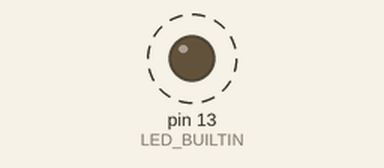
A sketch run on a simulated Arduino Uno, built with avr-gcc and run on an emulated ATmega328P. On the bench: output pins drawn as LEDs (lit = HIGH). Dashed ring = blinking.

Above: at 0.6 s.
Timing chart, 0 to 5.9 s (numbered marks = the images above):
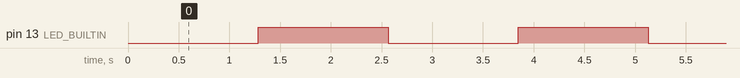

Measured:
- by itself, pin 13 (LED_BUILTIN): alternates HIGH for 1.3 s and LOW for 1.3 s

The sketch:

Lab1-7.ino
```cpp
// 7. Medium (15 min): Find a way to light the LED at varying brightnesses, you can use existing functions or develop your own function to do it.

const int minBright = 0;
const int maxBright = 255;

// the setup function runs once when you press reset or power the board
void setup() {
  // initialize digital pin LED_BUILTIN as an output.
  pinMode(LED_BUILTIN, OUTPUT);
}

// the loop function runs over and over again forever
void loop() {
  for (int brightness = minBright; brightness <= maxBright; brightness++)
  {
    analogWrite(LED_BUILTIN, brightness);   // enable the LED at varying brightness
    delay(10);                               // delay to fade into next brightness
  }
}
```
